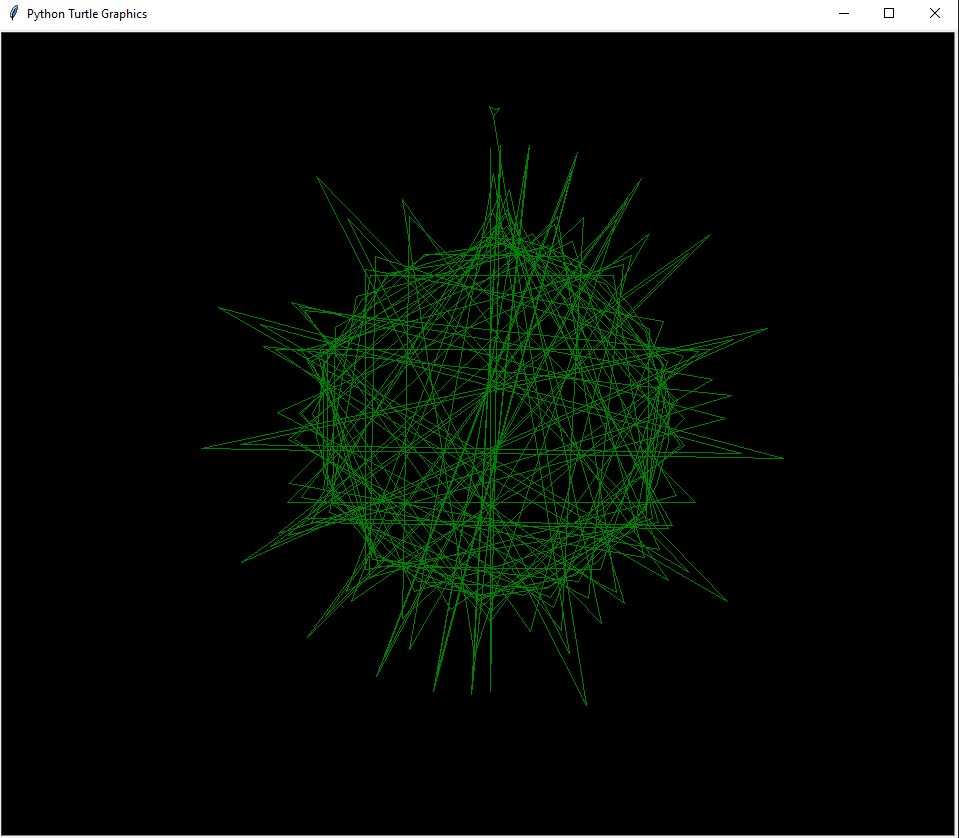

Write Python code to recreate this figure.
# -*- coding: utf-8 -*-
"""
Created on Sat Sep 18 15:42:54 2021

@author: Nacho
"""

import turtle

a = 0
b = 0

turtle.bgcolor("black")
turtle.speed(0)
turtle.pencolor("green")
turtle.penup()
turtle.goto(0, 200)
turtle.pendown()

while True:
    turtle.forward(a)
    turtle.right(b)
    a+=3
    b+=1
    if b == 200:
        break
    
turtle.exitonclick()    
